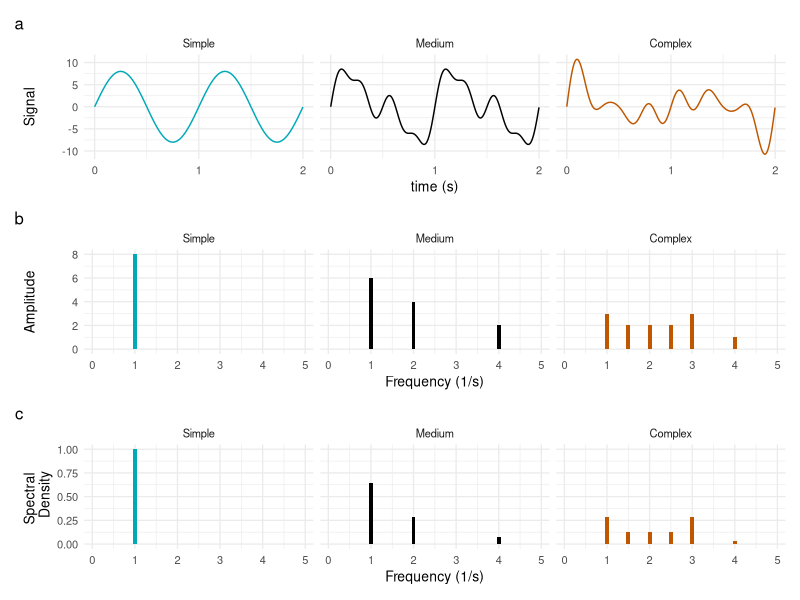

The R script that drew this image:
library(tidyverse)
library(patchwork)

# Define basics
n <- 10000 # number of obs
dt <- 10 / n # sampling freq (10 s total)
x <- (0:(n - 1)) * dt # time (seconds)

y_og <- 6*sin(1*2*pi*x) + 4*sin(2*2*pi*x) + 2*sin(4*2*pi*x)
y_s <- 8*sin(1*2*pi*x)
y_c <- 3*sin(1*2*pi*x) + 2*sin(1.5*2*pi*x) +
       2*sin(2*2*pi*x) + 2*sin(2.5*2*pi*x) +
       3*sin(3*2*pi*x) + 1*sin(4*2*pi*x)

factor_orders <- c('Simple', 'Medium', 'Complex')
factor_colors <- c('Simple' = "#00a9b7",
                   'Medium' = 'black',
                   'Complex' = '#bf5700')

# Format data into df
x_y_df <- data.frame(x = rep(x, times = 3),
                     y = c(y_og, y_s, y_c),
                     type = c(rep('Medium', n),
                              rep('Simple', n),
                              rep('Complex', n))) |>
  mutate(type = factor(type, levels = factor_orders))

# First subplot: data
p_data <- x_y_df |>
  filter(x < 2) |>
  ggplot(aes(x = x, y = y)) +
  geom_line(aes(color = type), show.legend = FALSE) +
  facet_wrap(~type) +
  labs(x = 'time (s)', y = 'Signal') +
  scale_color_manual(values = factor_colors) +
  theme_minimal(base_size = 10) +
  scale_x_continuous(breaks = c(0, 1, 2))

# Define fft function
get_amp_freq <- function(data, t){
  y <- data |> pull(y)
  n <- length(y)
  fft_result <- fft(y)
  amp <- 2 * Mod(fft_result)[2:(n/2)] / n
  freq <- (1:(n/2 - 1)) / t
  df <- data.frame('freq' = freq, 'amp' = amp)
  return(df)
}

# Use fft function and plot it
fft_df <- x_y_df |>
  nest(data = c(x, y), .by = type) |>
  rowwise() |>
  mutate(entropy = list(get_amp_freq(data, t = 10))) |>
  select(-data) |>
  unnest(cols = c(entropy)) |>
  filter(freq < 5)

# Plot that
p_fft <- fft_df |> ggplot(aes(x = freq, y = amp, fill = type)) +
  geom_col(show.legend = FALSE) +
  facet_wrap(~type, ncol = 3) +
  labs(x = 'Frequency (1/s)', y = 'Amplitude') +
  scale_fill_manual(values = factor_colors) +
  theme_minimal(base_size = 10)

# Get probabilities (PSD)
prob_df <- fft_df |>
  group_by(type) |>
  mutate(prob = amp**2/sum(amp**2)) |>
  ungroup()

# Plot that
p_prob <- prob_df |> ggplot(aes(x = freq, y = prob, fill = type)) +
  geom_col(show.legend = FALSE) +
  facet_wrap(~type, ncol = 3) +
  labs(x = 'Frequency (1/s)', y = 'Spectral \n Density') +
  scale_fill_manual(values = factor_colors) +
  theme_minimal(base_size = 10)

# Calculate entropy
entropy <- prob_df |>
  group_by(type) |>
  summarise(entropy = sum(-prob*log(prob)))

# make plot
fig5 <- p_data/p_fft/p_prob + plot_annotation(tag_levels = 'a')

# Save image
ggsave("figures/fig5.png",
       plot = fig5,
       units = 'cm',
       width = 8.5,
       height = 11)
